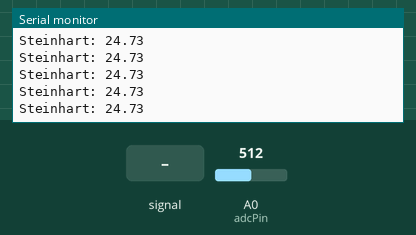
A sketch run on a simulated Arduino Uno, built with avr-gcc and run on an emulated ATmega328P. On the bench: the last lines printed to the serial monitor. Inputs (shaded band) come from the test bench; at power-on: A0 (adcPin) = 512.

Above: at 1.2 s.
1.3 s: A0 (adcPin) set to 0
At 2.4 s:
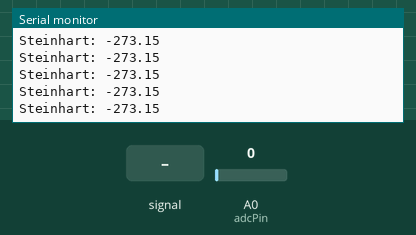
4.3 s: A0 (adcPin) set to 122
At 5.4 s:
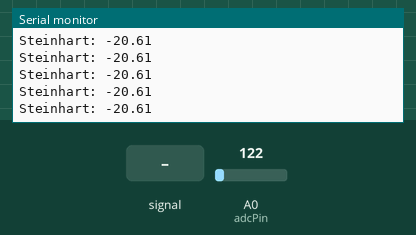
5.8 s: A0 (adcPin) fed a 200 Hz sine of ±81 counts around its level
At 6.6 s:
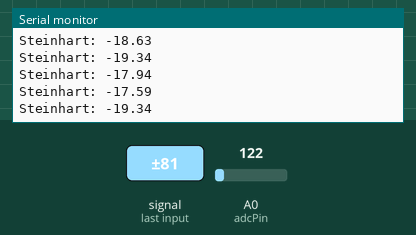
Timing chart, 0 to 8.8 s (numbered marks = the images above; inputs shaded):
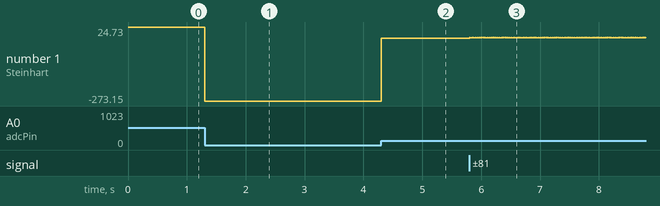

Measured:
- after the input at 1.3 s, the serial monitor: prints a new line at once (image 1)
- after the input at 4.3 s, the serial monitor: prints a new line at once (image 2)
- after the input at 5.8 s, the serial monitor: prints a new line at once (image 3)
- plotted number 1: 24.73 → -273.15 after the input at 1.3 s, -273.15 → -20.61 after the input at 4.3 s, -20.61 → -17.94 after the input at 5.8 s

The sketch:

adc_rms.ino
```cpp
#define ReadType unsigned long

int adcPin = 0;
ReadType measure;
int R2 = 10000;
float c1 = 1.009249522e-03, c2 = 2.378405444e-04, c3 = 2.019202697e-07;

void setup() {
  Serial.begin(115200);
}

ReadType RMS(int n){
  ReadType acc = 0;
  ReadType val = 0;
  for(int i = 0; i < n; i++)
  {
    val = analogRead(adcPin);
    acc += val*val;
  }
  return sqrt(acc/n);
}

void loop()  {
  measure = RMS(50);
  double R1 = ceil(R2*( 1023.0 / measure - 1.0 ));
  double TC = ( 1.0 / (c1 + c2*log(R1) + c3*log(R1)*log(R1)*log(R1)) ) - 273.15; //STEINHART

  Serial.print("Steinhart: ");
  Serial.println(TC);
}
```
